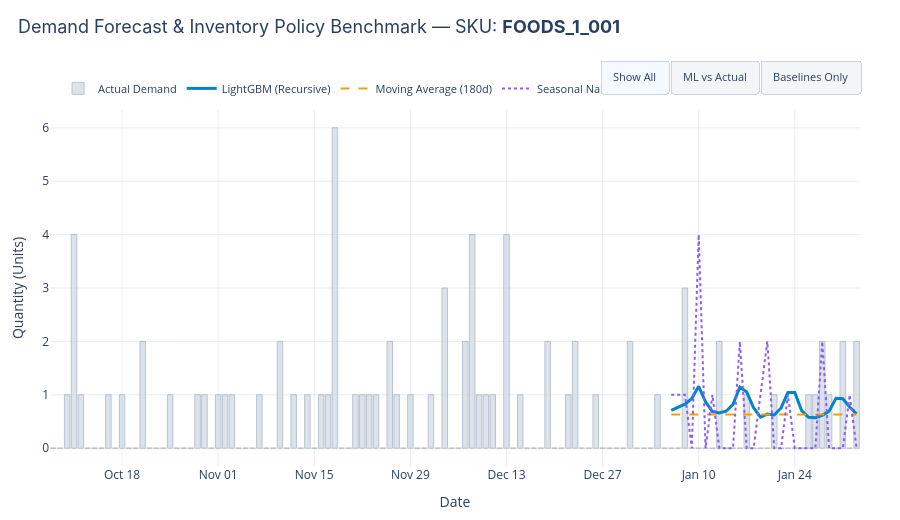

Write notebook code for a chart like this one.
### Code cell
from pathlib import Path

import pandas as pd
import plotly.express as px

from config import PIPELINE_CONFIG
from src.utils_visuals import (
    plot_item_forecast_and_inventory,
    plot_inventory_policy_bars,
)

# Set this explicitly to the deployment you want to show.
artifact_dir = Path("models/deployments/deployment_1788773717")

forecasts = pd.read_parquet(Deployment_dir / "forecast_comparison.parquet")
policies = pd.read_parquet(Deployment_dir / "inventory_policy_comparison.parquet")
costs = pd.read_parquet(Deployment_dir / "inventory_cost_comparison.parquet")
test_actuals = pd.read_parquet(Deployment_dir / "test_actuals.parquet")

# Compatibility for artifacts created before actual_sales was standardized.
if "actual_sales" not in forecasts.columns:
    actuals = test_actuals.rename(columns={"sales": "actual_sales"})
    forecasts = (
        forecasts.drop(columns=["real_sales"], errors="ignore")
        .merge(
            actuals[["item_id", "dept_id", "cat_id", "date", "actual_sales"]],
            on=["item_id", "dept_id", "cat_id", "date"],
            how="left",
        )
    )

item_id = "FOODS_1_001"  # choose any deployed SKU
models = ["lgbm", "moving_average", "seasonal_naive"]

# Historical context + known test actuals
train = pd.read_parquet(PIPELINE_CONFIG["train_data_path"])
history = (
    train.loc[train["item_id"] == item_id, ["date", "sales"]]
    .sort_values("date")
    .tail(90)
)

item_forecasts = forecasts.query("item_id == @item_id").copy()
test_sales = (
    item_forecasts[["date", "actual_sales"]]
    .drop_duplicates()
    .rename(columns={"actual_sales": "sales"})
)

raw_sales = (
    pd.concat([history, test_sales], ignore_index=True)
    .drop_duplicates("date", keep="last")
    .sort_values("date")
)

forecast_lines = {
    model: item_forecasts.loc[
        item_forecasts["model"] == model, ["date", "sales_pred"]
    ]
    for model in models
}

# Optional ML quantile band; works whether quantiles were configured or not.
lgb = item_forecasts.query("model == 'lgbm'").copy()
has_quantiles = (
    {"q10", "q90"}.issubset(lgb.columns)
    and lgb["q10"].notna().any()
    and lgb["q90"].notna().any()
)

p10 = lgb[["date", "q10"]].rename(columns={"q10": "p10"}) if has_quantiles else None
p90 = lgb[["date", "q90"]].rename(columns={"q90": "p90"}) if has_quantiles else None
p95 = (
    lgb[["date", "q95"]].rename(columns={"q95": "p95"})
    if has_quantiles and "q95" in lgb.columns and lgb["q95"].notna().any()
    else None
)

fig_forecast = plot_item_forecast_and_inventory(
    raw_sales=raw_sales,
    forecasted_demand=forecast_lines,
    p10=p10,
    p90=p90,
    p95=p95,
    inventory_values=None,  # Inventory is shown separately: it is tau-day, not daily demand.
    item_id=item_id,
)
fig_forecast.show()
